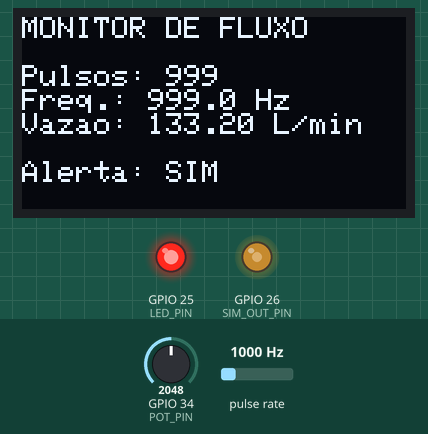
Simulated run of this program. Board: ESP32. Parts: 128×64 one-colour display, output pins drawn as LEDs (lit = HIGH). Wiring (inferred from the names in the program): pulse sensor: data GPIO 27. The test bench sets the inputs (shaded band); at power-on: pulse rate 1000 Hz, GPIO 34 (POT_PIN) = 2048. What the program prints to the serial monitor is not drawn.

Above: at 1.6 s.
1.7 s: pulse rate (sensor on GPIO 27) set to 40 Hz
At 4.2 s:
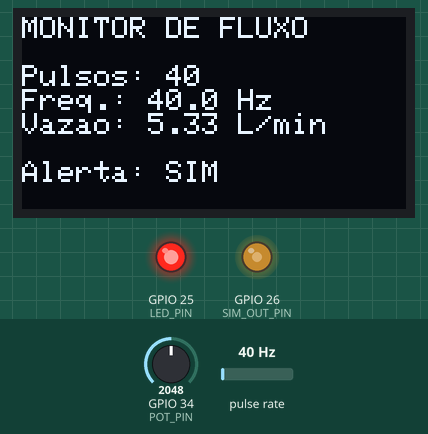
4.5 s: pulse rate (sensor on GPIO 27) set to 35 Hz
At 6.6 s:
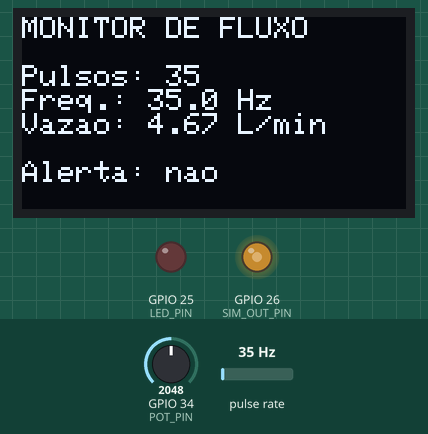
7.5 s: GPIO 34 (POT_PIN) set to 61
9.0 s: GPIO 34 (POT_PIN) set to 50
At 9.5 s:
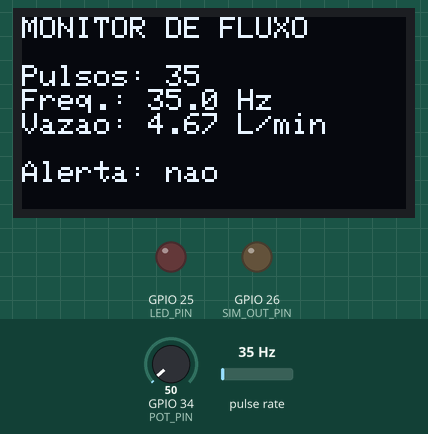
10.5 s: pulse rate (sensor on GPIO 27) set to 1250 Hz
At 11.6 s:
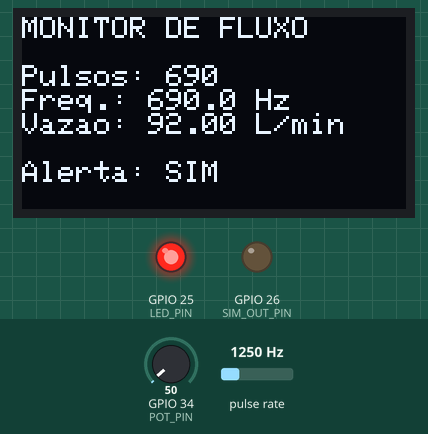
13.5 s: GPIO 34 (POT_PIN) set to 115
At 15.8 s:
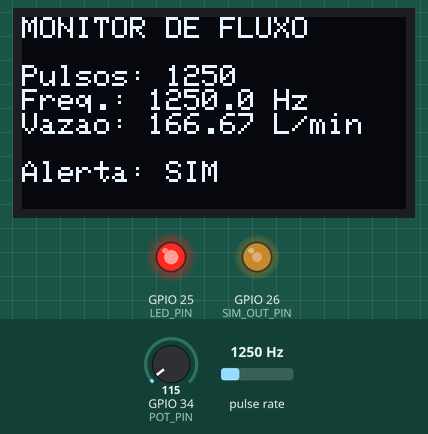
Timing chart, 0 to 17.3 s (numbered marks = the images above; inputs shaded):
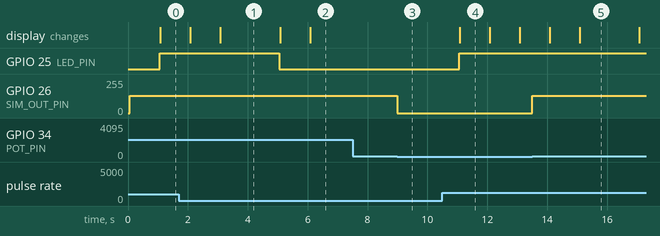

Measured:
- the behaviour switches between 38 and 37 Hz on pulse rate (sensor on GPIO 27) (found by bisection; images 1 and 2)
- the behaviour switches between 55 and 54 on GPIO 34 (POT_PIN) (found by bisection; images 2 and 3)
- after the input at 4.5 s, GPIO 25 (LED_PIN): HIGH → LOW after 0.56 s; the display: first changes after 0.58 s (image 2 shows a later state)
- after the input at 7.5 s, every drawn part: stays the same
- after the input at 9.0 s, GPIO 26 (SIM_OUT_PIN): 128/255 → 0/255 at once
- after the input at 10.5 s, GPIO 25 (LED_PIN): LOW → HIGH after 0.56 s; the display: changes after 0.58 s (image 4)
- after the input at 13.5 s, GPIO 26 (SIM_OUT_PIN): 0/255 → 128/255 at once
- what the display in image 4 shows lasts 1.0 s, from 11.1 s to 12.1 s

The program:

main.cpp
```cpp
/*
  Sistema de Monitoramento de Fluxo de Agua com ESP32
  ESP32 + YF-S201 + OLED SSD1306 + LED

  O ESP32 conta os pulsos do sensor por interrupcao, calcula a
  frequencia e a vazao a cada intervalo e mostra os dados no OLED.
  Pinos e parametros ficam em include/config.h.
*/

#include <Arduino.h>
#include <Wire.h>
#include <Adafruit_GFX.h>
#include <Adafruit_SSD1306.h>
#include "config.h"

// Detecta a versao do core do ESP32 (a API do LEDC mudou na versao 3)
#if defined(ESP_ARDUINO_VERSION_MAJOR) && ESP_ARDUINO_VERSION_MAJOR >= 3
  #define CORE_V3 1
#else
  #define CORE_V3 0
#endif

Adafruit_SSD1306 display(SCREEN_WIDTH, SCREEN_HEIGHT, &Wire, -1);

volatile unsigned long pulses = 0;
unsigned long lastMeasure = 0;

// ---------- Interrupcao: chamada a cada pulso do sensor ----------
void IRAM_ATTR countPulse() {
  pulses++;
}

#if MODO_SIMULACAO
// ---------- Gerador de pulsos para simular o YF-S201 ----------
void simIniciar() {
#if CORE_V3
  ledcAttach(SIM_OUT_PIN, 10, SIM_RESOL);
#else
  ledcSetup(SIM_CANAL, 10, SIM_RESOL);
  ledcAttachPin(SIM_OUT_PIN, SIM_CANAL);
#endif
}

void simDuty(uint32_t duty) {
#if CORE_V3
  ledcWrite(SIM_OUT_PIN, duty);
#else
  ledcWrite(SIM_CANAL, duty);
#endif
}

void simFrequencia(uint32_t freq) {
#if CORE_V3
  ledcChangeFrequency(SIM_OUT_PIN, freq, SIM_RESOL);
#else
  ledcChangeFrequency(SIM_CANAL, freq, SIM_RESOL);
#endif
}

// Le o potenciometro e ajusta a frequencia dos pulsos no GPIO26
void atualizaSimulacao() {
  static uint32_t freqAtual = 0xFFFFFFFF;
  uint32_t freq = map(analogRead(POT_PIN), 0, 4095, 0, SIM_FREQ_MAX);

  if (freq == freqAtual) return;   // so reconfigura quando muda
  freqAtual = freq;

  if (freq == 0) {
    simDuty(0);                    // sem fluxo = sem pulsos
  } else {
    simFrequencia(freq);
    simDuty(512);                  // onda quadrada 50%
  }
}
#endif

// ---------- Exibe os dados no OLED ----------
void atualizaDisplay(unsigned long p, float frequency, float flow) {
  display.clearDisplay();
  display.setCursor(0, 0);
  display.println("MONITOR DE FLUXO");
  display.println();

  display.print("Pulsos: ");
  display.println(p);

  display.print("Freq.: ");
  display.print(frequency, 1);
  display.println(" Hz");

  display.print("Vazao: ");
  display.print(flow, 2);
  display.println(" L/min");

  display.println();
  display.print("Alerta: ");
  display.println(flow > LIMITE_VAZAO ? "SIM" : "nao");

  display.display();
}

void setup() {
  Serial.begin(115200);

  pinMode(FLOW_PIN, INPUT_PULLUP);
  pinMode(LED_PIN, OUTPUT);
  digitalWrite(LED_PIN, LOW);

  Wire.begin(OLED_SDA, OLED_SCL);

  if (!display.begin(SSD1306_SWITCHCAPVCC, OLED_ENDERECO)) {
    Serial.println("Erro: OLED nao encontrado");
    while (true) {
      delay(1000);
    }
  }

  display.clearDisplay();
  display.setTextSize(1);
  display.setTextColor(SSD1306_WHITE);
  display.setCursor(0, 0);
  display.println("Iniciando...");
  display.display();

#if MODO_SIMULACAO
  simIniciar();
  simDuty(0);
#endif

  attachInterrupt(digitalPinToInterrupt(FLOW_PIN), countPulse, RISING);

  lastMeasure = millis();
  Serial.println("Sistema iniciado");
}

void loop() {
#if MODO_SIMULACAO
  atualizaSimulacao();
#endif

  unsigned long agora = millis();

  if (agora - lastMeasure >= INTERVALO_MS) {
    unsigned long dt = agora - lastMeasure;  // tempo real decorrido
    lastMeasure = agora;

    // Copia e zera o contador com seguranca
    noInterrupts();
    unsigned long p = pulses;
    pulses = 0;
    interrupts();

    // Frequencia corrigida pelo tempo real (caso passe um pouco de 1 s)
    float frequency = p * 1000.0 / dt;
    float flow = frequency / FATOR_CALIBRACAO;

    digitalWrite(LED_PIN, flow > LIMITE_VAZAO ? HIGH : LOW);
    atualizaDisplay(p, frequency, flow);

    Serial.printf("Pulsos: %lu | Freq: %.1f Hz | Vazao: %.2f L/min\r\n",
                  p, frequency, flow);
  }
}
```

config.h
```cpp
/*
  config.h
  Configuracoes do Sistema de Monitoramento de Fluxo de Agua.
  Todos os pinos e parametros ajustaveis ficam aqui, separados da logica.
*/

#pragma once

// ---------- Modo de operacao ----------
// 1 = simulacao no Wokwi (o ESP32 gera os pulsos do sensor)
// 0 = sensor YF-S201 real ligado ao GPIO27
#define MODO_SIMULACAO 1

// ---------- Pinos ----------
#define OLED_SDA 21   // I2C dados
#define OLED_SCL 22   // I2C clock
#define FLOW_PIN 27   // sinal do YF-S201
#define LED_PIN  25   // LED de alerta

// ---------- Display OLED ----------
#define SCREEN_WIDTH  128
#define SCREEN_HEIGHT 64
#define OLED_ENDERECO 0x3C

// ---------- Medicao ----------
const float FATOR_CALIBRACAO = 7.5;      // Hz por L/min (ver docs/calibracao.md)
const float LIMITE_VAZAO     = 5.0;      // L/min para acender o LED
const unsigned long INTERVALO_MS = 1000; // intervalo entre medicoes

// ---------- Simulacao (usado apenas com MODO_SIMULACAO 1) ----------
#define SIM_OUT_PIN  26   // saida de pulsos, ligada por fio ao GPIO27
#define POT_PIN      34   // potenciometro que representa a vazao
#define SIM_FREQ_MAX 75   // Hz (75 / 7,5 = 10 L/min)
#define SIM_CANAL    0    // canal LEDC (usado apenas no core 2.x)
#define SIM_RESOL    10   // resolucao do PWM em bits
```
